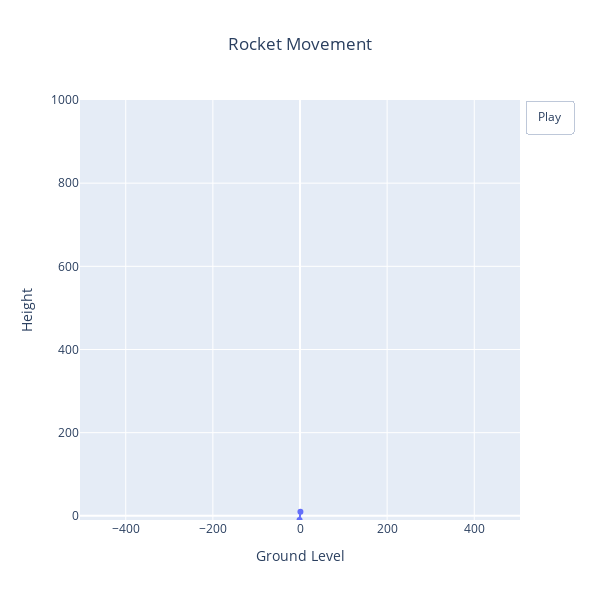

The notebook cell this image was saved under:
### Markdown cell above
This file is just a copy of main.py but it is easier to have a notebook

### Code cell
from Earth import Earth
import numpy as np
from cosapp.drivers import RungeKutta
import plotly.graph_objs as go
import plotly.figure_factory as ff
from cosapp.recorders import DataFrameRecorder

earth = Earth('earth')
driver = earth.add_driver(RungeKutta(order=3, dt=0.1))
driver.time_interval = (0,40)

# Add a recorder to capture time evolution in a dataframe
driver.add_recorder(
    DataFrameRecorder(includes=['r', 
    'v.vector', 
    'a',
    'norm(v.vector)', 
    'theta', 'm']),
    period=0.05 ,
)

# Define a simulation scenario
driver.set_scenario(
    init = {
        'r': np.zeros(2),
        'theta': np.pi/2 - .1
    },
    values = {
        'm': 15,
    },
    stop = 'r[1] < 0'
)

earth.run_drivers()

# Retrieve recorded data
data = driver.recorder.export_data()
data = data.drop(['Section', 'Status', 'Error code'], axis=1)
mass = np.array(data['m'])
time = np.asarray(data['time'])
traj = np.asarray(data['r'].tolist())
traj_angle = np.asarray(data['theta'].tolist())

l = 20 #Rocket's length

semi_length = np.transpose((l/2) * np.array([np.cos(traj_angle), np.sin(traj_angle)]))

traj_top = []
traj_bot = []

for i in range(len(traj)):
    sign = np.sign(np.pi / 2 - traj_angle[i])
    traj_top.append(traj[i] + sign * semi_length[i])
    traj_bot.append(traj[i] - sign * semi_length[i])

traj_top = np.asarray(traj_top)
traj_bot = np.asarray(traj_bot)
# for i in range(len(traj_top)):
#     print("Traj", (traj_top[i][0]-traj_bot[i][0])**2 + (traj_top[i][1]-traj_bot[i][1])**2)


#Plot results

#Animation - Rocket's movement

fig2 = go.Figure(go.Scatter(x=[traj_bot[0][0], traj_top[0][0]], y=[traj_bot[0][1], traj_top[0][1]]))

fig2.update_layout(title='Rocket Movement',
                  title_x=0.5,
                  width=600, height=600, 
                  xaxis_title='Ground Level', 
                  yaxis_title='Height',
                  yaxis_range=(-10,1000),
                  xaxis_range=(-505,505), #you generate y-values for i =0, ...99, 
                                      #that are assigned, by default, to x-values 0, 1, ..., 99
                  
                  updatemenus=[dict(buttons = [dict(
                                               args = [None, {"frame": {"duration": 100*0.05, 
                                                                        "redraw": True},
                                                              "fromcurrent": True, 
                                                              "transition": {"duration": 0}}],
                                               label = "Play",
                                               method = "animate")],
                                type='buttons',
                                showactive=False,
                                y=1,
                                x=1.12,
                                xanchor='right',
                                yanchor='top')])


                                          
                    
frames= [go.Frame(data=[go.Scatter(x=[traj_bot[i,0], traj_top[i,0]],y=[traj_bot[i,1], traj_top[i,1]])]) for i in range(len(traj))]
fig2.update(frames=frames)

fig2.show()

# traj_angle *= 180/np.pi

# traces = [
#     go.Scatter(
#         x = time,
#         y = traj_angle,
#         mode = 'lines',
#         name = 'numerical',
#         line = dict(color='red'),
#     )
   
# ]
# layout = go.Layout(
#     title = "Trajectory",
#     xaxis = dict(title="time"),
#     yaxis = dict(
#         title = "theta",
#     ),
#     hovermode = "x",
# )

# fig = go.Figure(data=traces, layout=layout)
# fig.show()






# fig =  ff.create_quiver(
#         traj[:, 0], 
#         traj[:, 1], 
#         np.cos(angle), 
#         np.sin(angle),
#         scale=5,
#         arrow_scale=.4,
#         name='quiver',
#         line_width=1)

# fig.update_layout(title='Trajectoire de la fusée', yaxis=dict(scaleanchor="x", scaleratio=1)) 

# fig.show()

### Figure 1 — Plotly figure (JSON) as saved in the notebook; plotly's stock layout.template omitted (floating-point values rounded to 4 significant figures)
{"data": [{"type": "scatter", "x": [-0.9983, 0.9983], "y": [-9.95, 9.95]}], "layout": {"height": 600, "title": {"text": "Rocket Movement", "x": 0.5}, "updatemenus": [{"buttons": [{"args": [null, {"frame": {"duration": 5, "redraw": true}, "fromcurrent": true, "transition": {"duration": 0}}], "label": "Play", "method": "animate"}], "showactive": false, "type": "buttons", "x": 1.12, "xanchor": "right", "y": 1, "yanchor": "top"}], "width": 600, "xaxis": {"range": [-505, 505], "title": {"text": "Ground Level"}}, "yaxis": {"range": [-10, 1000], "title": {"text": "Height"}}}}
